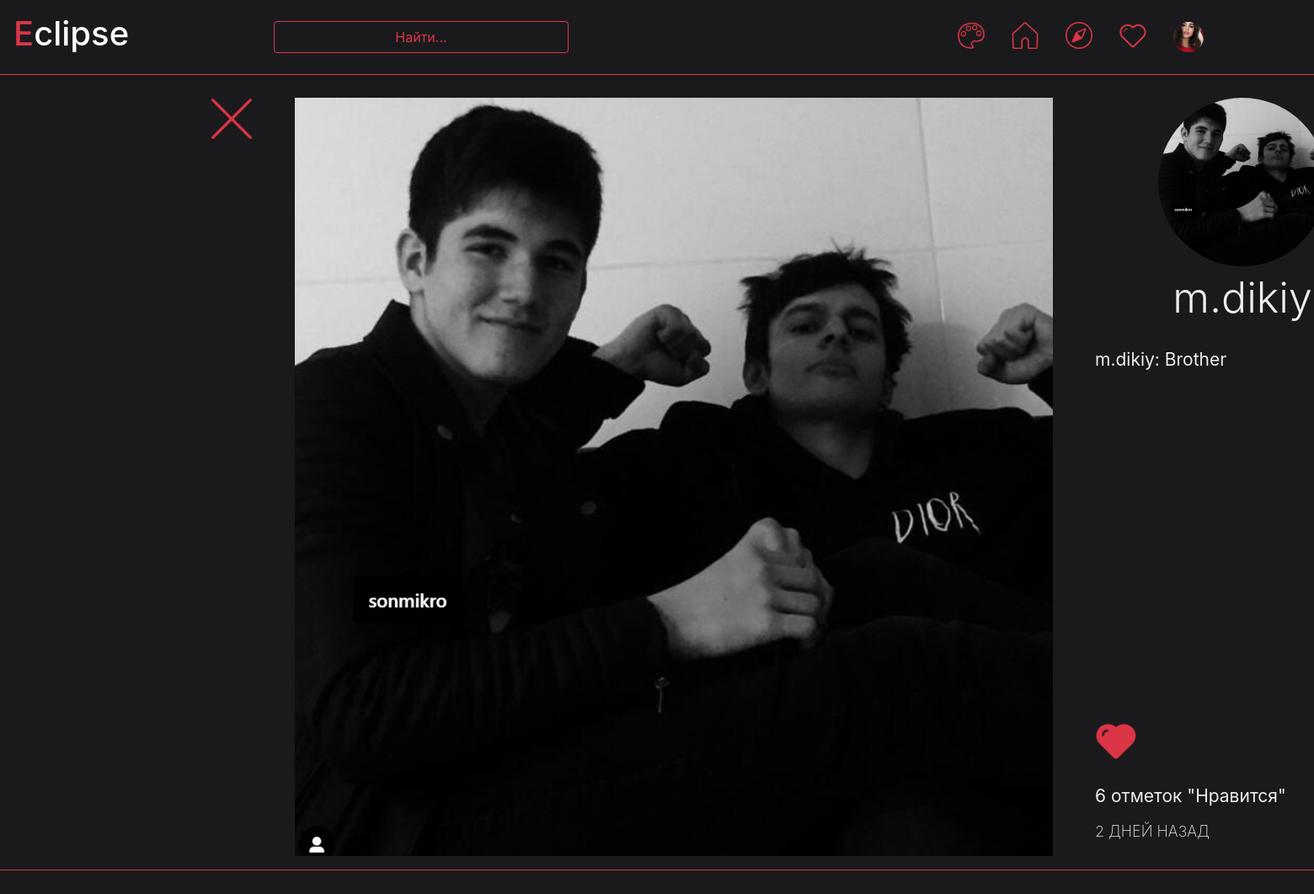
Screenshot of /show_publication/2 (signed in) with the database file from the repository.
### data/users.py (models this page shows, shortened)
class User(SqlAlchemyBase, UserMixin):
    __tablename__ = 'users'
    id = sqlalchemy.Column(sqlalchemy.Integer,
                           primary_key=True, autoincrement=True)
    name = sqlalchemy.Column(sqlalchemy.String, nullable=True)
    full_name = sqlalchemy.Column(sqlalchemy.String, nullable=True, default='')
    email = sqlalchemy.Column(sqlalchemy.String,
                              index=True, unique=True, nullable=True)
    hashed_password = sqlalchemy.Column(sqlalchemy.String, nullable=True)
    phone = sqlalchemy.Column(sqlalchemy.String, nullable=True, default='+7 ')
    about = sqlalchemy.Column(sqlalchemy.String, nullable=True)
    filename_photo = sqlalchemy.Column(sqlalchemy.String, nullable=True, default='user_data/profile_photos/default.png')
    created_date = sqlalchemy.Column(sqlalchemy.DateTime,
                                     default=datetime.datetime.now)
    other_data = None
    def load_data(self):
        if os.path.isfile(f'static/user_data/additional_data/user_{self.id}.json'):
            file = open(f'static/user_data/additional_data/user_{self.id}.json', 'r')
            self.other_data = json.load(file)
        else:
            self.save_data()

### data/publications.py (models this page shows, shortened)
class Publication(SqlAlchemyBase, UserMixin):
    __tablename__ = 'publications'
    id = sqlalchemy.Column(sqlalchemy.Integer,
                           primary_key=True, autoincrement=True)
    user_id = sqlalchemy.Column(sqlalchemy.Integer)
    filename_photo = sqlalchemy.Column(sqlalchemy.String, nullable=True)
    about = sqlalchemy.Column(sqlalchemy.String, nullable=True)
    created_date = sqlalchemy.Column(sqlalchemy.DateTime,
                                     default=datetime.datetime.now)
    other_data = None
    def __init__(self):
        if self.id is not None:
            self.load_data()
    def load_data(self):
        if os.path.isfile(f'static/user_data/additional_data/publication_{self.id}.json'):
            file = open(f'static/user_data/additional_data/publication_{self.id}.json', 'r')
            self.other_data = json.load(file)
        else:
            self.save_data()

### main.py (the view, shortened to what this page needs)
@app.route('/show_publication/<id_>', methods=['GET', 'POST'])
def show_publication(id_):  # Показ публикации
    form = ShowPublicationForm()
    db_sess = db_session.create_session()
    publication = db_sess.query(Publication).filter(Publication.id == int(id_)).first()
    publication.__init__()
    current_user.load_data()
    user = db_sess.query(User).filter(User.id == publication.user_id).first()
    date = get_date(publication.created_date)
    return render_template('publication.html', title='Публикация', theme=get_theme(),
                           form=form, user=user, publication=publication, date=date)

### forms/publications.py
class ShowPublicationForm(FlaskForm):
    like_submit = SubmitField(' ', validators=[DataRequired()])

### data/additional_methods.py (called while the page is built)
def get_date(date):
    period = datetime.datetime.now() - date
    result = ''
    if period.days > 7:
        result = date.date
    elif period.days > 1:
        result = f'{period.days} дней назад'
    elif period.days == 1:
        result = f'День назад'
    elif period.seconds // 3600 > 1:
        result = f'{period.seconds // 3600} часов назад'
    elif period.seconds // 3600 == 1:
        result = f'Час назад'
    elif period.seconds // 60 > 1:
        result = f'{period.seconds // 60} минут назад'
    elif period.seconds // 60 == 1:
        result = f'минуту назад'
    elif period.seconds > 1:
        result = f'{period.seconds} секунды назад'
    else:
        result = f'Только что'
    return result.upper()

### data/db_session.py (called while the page is built)
def create_session() -> Session:
    global __factory
    return __factory()

### main.py (called while the page is built)
def get_theme():    # Возвращает текушую тему
    return themes[int(request.cookies.get("theme_index", 0))]

@login_manager.user_loader
def load_user(user_id):
    db_sess = db_session.create_session()
    return db_sess.query(User).get(user_id)

### templates/publication.html (shortened to what this page needs)
{% extends "base.html" %}
{% block content %}
    <header class="d-flex flex-wrap justify-content-center py-3 mb-4 border-bottom border-{{theme.style}}" style="width: 1900px; margin-left: -15px">
        <div>
            <a href={{request.referrer}}>
                <img src="{{ url_for('static', filename='icons/' + theme.icon_name + 'close.png') }}" width="50" height="50" style="margin-top: 20px; margin-right: 50px;"></a>
        </div>
        <div>
            <img src="{{ url_for('static', filename=publication.filename_photo) }}" width="900" height="900" style="margin-top: 20px;">
        </div>
        <nav aria-label="nav justify-content-left" style="max-width: 400px; width: 400px">
            <ol class="nav justify-content-center" style="margin-left: 50px; font-size: 44px;">
                <img src="{{ url_for('static', filename=user.filename_photo) }}" class="rounded-circle" width="200" height="200" style="margin-top: 20px;">
            </ol>
            <ol class="nav justify-content-center" style="margin-left: 50px; font-size: 44px;">
                <li class="nav-item white"> <a href="/profile/{{user.name}}"><name-text>{{ user.name }}</name-text></li></a>
            </ol>
            <ol class="nav justify-content-left" style="margin-top: 10px;">
                <st>{{user.name + ":  " + publication.about}}</st>
            </ol>
            <ol class="nav justify-content-left" style=" position: absolute; margin-left: 50px; bottom: 160px">
                <form action="" method="post">
                    {% if current_user.id in publication.other_data.likes %}
                        <p>{{ form.like_submit
                            (type="submit", class="btn",
                            style="width: 50px; height: 50px; background: no-repeat center/100% url(" + url_for('static', filename='icons/' + theme.icon_name + 'like_true.png') + ");" ) }}
                        </p>
                    {% else %}
                        <p>{{ form.like_submit
                            (type="submit", class="btn",
                            style="width: 50px; height: 50px; background: no-repeat center/100% url(" + url_for('static', filename='icons/' + theme.icon_name + 'like_false.png') + ");" ) }}
                        </p>
                    {% endif %}
                </form>
            </ol>
            <ol class="nav justify-content-left" style="position: absolute; bottom: 120px;">
                <a href="/view_users/likes/{{publication.id}}"> <st>{{publication.other_data.likes|length}} отметок "Нравится"</st></a>
            </ol>
            <ol class="nav justify-content-left" style="position: absolute; bottom: 80px;">
                <bl-300 style="font-size: 18px; font-weight: 200;">{{date}}</bl-300>
            </ol>
        </nav>
    </header>
{% endblock %}

### templates/base.html (shortened to what this page needs)
<!doctype html>
<html lang="en">
<head>
    <link rel="stylesheet"
          href="https://stackpath.bootstrapcdn.com/bootstrap/4.4.1/css/bootstrap.min.css"
>
    <link rel="stylesheet" href="{{ url_for('static', filename=theme.css_file) }}">
</head>
<body>
<header class="p-3 mb-3 border-bottom border-{{theme.style}}" style="background-color: {{theme.background_color}}; position: fixed; width: 1920px; z-index: 1">
    <div class="d-flex flex-wrap align-items-center justify-content-center justify-content-lg-start">
        {% if current_user.is_authenticated %}
            <h1 style="color: {{theme.color}}">E<span class="white">clipse</span></h1>
              <a href="/search" class="col-12 col-lg-auto mb-3 mb-lg-0 me-lg-3" style="width: 350px; position: fixed; right: 900px;">
                  <button type="button" class="btn btn-outline-{{theme.style}}" style="width: 350px;">Найти...</button>
              </a>
            <ul class="nav col-12 col-lg-auto me-lg-auto mb-2 justify-content-center mb-md-0" style="position: fixed; right: 100px;">
                <li><a href="/change_theme" class="nav-link px-3">
                    <img src="{{ url_for('static', filename='icons/' + theme.icon_name + 'circle.png') }}" width="32" height="32">
                </a></li>
                <li><a href="/home" class="nav-link px-3">
                    {% if request.path == "/home" %}
                        <img src="{{ url_for('static', filename='icons/' + theme.icon_name + 'home_true.png') }}" width="32" height="32">
                    {% else %}
                        <img src="{{ url_for('static', filename='icons/' + theme.icon_name + 'home_false.png') }}" width="32" height="32">
                    {% endif %}
                </a></li>
                <li><a href="/explore" class="nav-link px-3">
                    {% if request.path == "/explore" %}
                        <img src="{{ url_for('static', filename='icons/' + theme.icon_name + 'explore_true.png') }}" width="32" height="32">
                    {% else %}
                        <img src="{{ url_for('static', filename='icons/' + theme.icon_name + 'explore_false.png') }}" width="32" height="32">
                    {% endif %}
                </a></li>
                <li><a href="/notification" class="nav-link px-3">
                    {% if request.path == "/notification" %}
                        <img src="{{ url_for('static', filename='icons/' + theme.icon_name + 'like_true.png') }}" width="32" height="32">
                    {% else %}
                        <img src="{{ url_for('static', filename='icons/' + theme.icon_name + 'like_false.png') }}" width="32" height="32">
                    {% endif %}
                </a></li>
                <li><a href="/profile/{{ current_user.name }}" class="nav-link px-3">
                    <img src="{{ url_for('static', filename=current_user.filename_photo) }}" width="36" height="36" class="rounded-circle">
                </a></li>
            </ul>
        {% else %}
            <p>
                <a class="btn btn-primary" href="/register">Зарегистрироваться</a>
                <a class="btn btn-success" href="/login">Войти</a>
            </p>
        {% endif %}
    </div>
</header>
<main role="main" class="container" style="background-color: {{theme.background_color}}; position: relative; top: 80px; max-width: 1920px; min-height: 1000px">
    {% block content %}
    {% endblock %}
</main>
</body>
</html>

### static/css/red_dark.css (style rules this page uses)
st { color: #eeeeee; font-size: 21px; margin-left: 50px; margin-top: 10px; }
bl-300 { color: #eeeeee; font-size: 20px; font-weight: 300; margin-left: 50px; }
name-text { color: #eeeeee; font-size: 50px; font-weight: 300; }
.white { color: #ffffff }

### rows the page displays
User: filename_photo (picture)
Publication: filename_photo (picture)
User: filename_photo (picture), name "m.dikiy", name.about "m.dikiy: Brother"

### other values shown
{{ publication.other_data.likes|length }} "6"
{{ date }} "2 ДНЕЙ НАЗАД"
